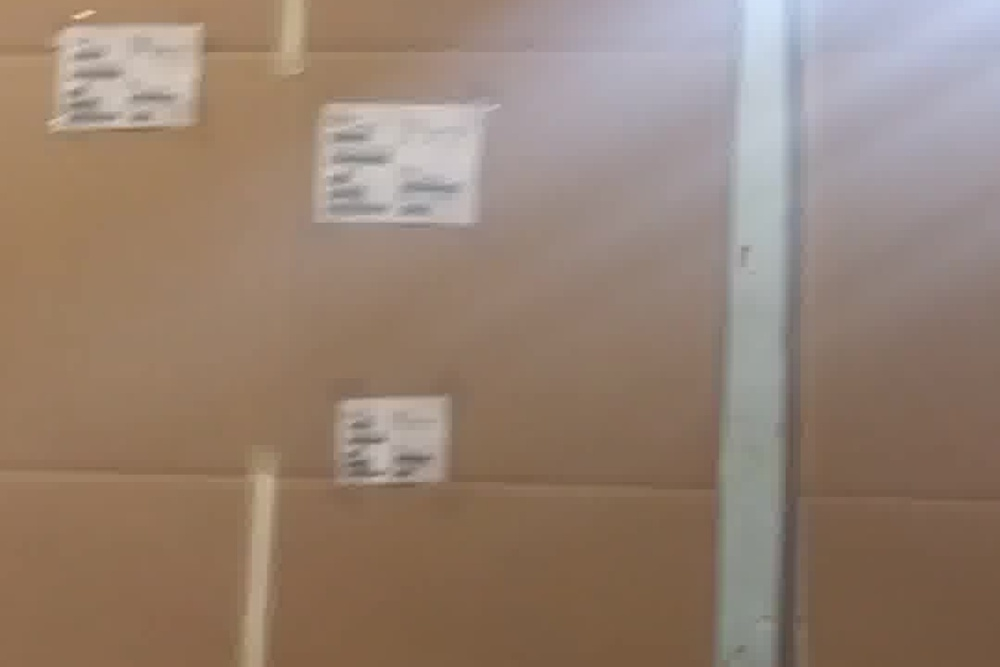
#> input picture data/506.jpg, 1000 x 667 px, shrunk from 1535 x 1024 before the run, found by its file name
$ python sol.py   (Python 2 division)   (older library calls are emulated)
#> lines starting #> are read from the running program, lines starting #| are printed output that depends on the picture; after the words box and inside, x2 and y2 are one past the last pixel; in counts of white or black regions, pixels touching at a corner belong together
import collections

import numpy as np
import cv2

# Params
sensitivity = 80
max_aspect = 0.5

# Setup Constructs
lower_white = np.array([0, 0, 255 - sensitivity])
upper_white = np.array([255, sensitivity, 255])
kernel = np.ones((5, 5), np.uint8)
bigkernel = np.ones((10, 10), np.uint8)
out_data = collections.namedtuple('out_data', 'uv theta p a mu')


frame = cv2.imread("data\\506.jpg")
#> frame is the input picture: shape (667, 1000, 3); mean B, G, R 113.8, 128.9, 149.5
hsv = cv2.cvtColor(frame, cv2.COLOR_BGR2HSV)
#> hsv: shape (667, 1000, 3); mean H, S, V 33.4, 70.2, 151.4
mask = cv2.inRange(hsv, lower_white, upper_white)
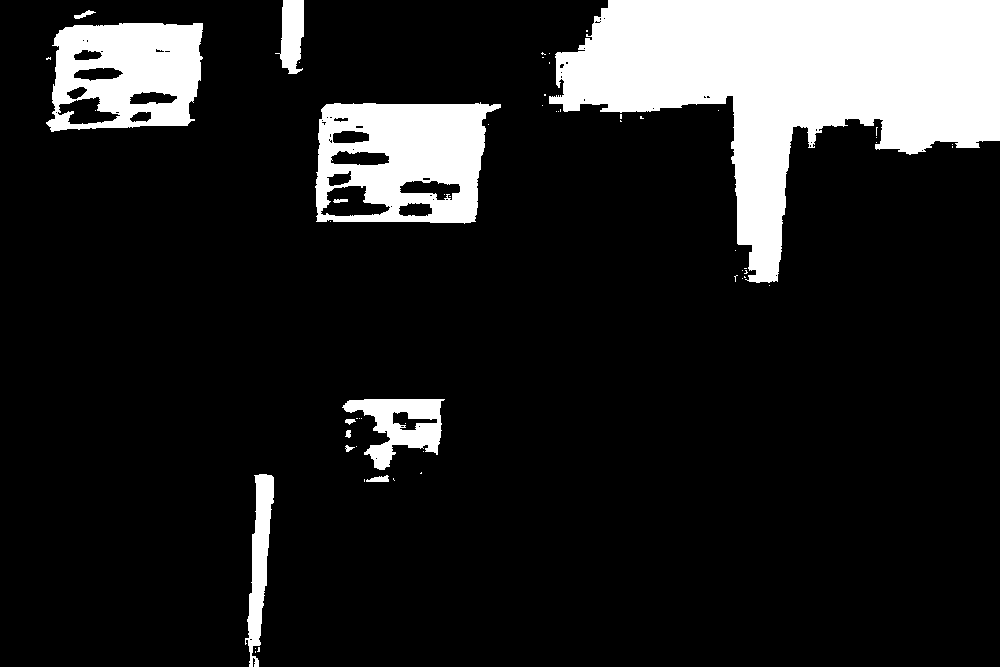
#> mask: shape (667, 1000); 14.5% white; 58 white regions (46 under 20 px), largest, box (x1, y1, x2, y2) and area: (549, 0, 1000, 283) 60383, (315, 102, 501, 224) 15725, (46, 23, 203, 132) 12415

# Remove noise
mask = cv2.morphologyEx(mask, cv2.MORPH_OPEN, kernel)
#> mask: shape (667, 1000); 14.3% white; 10 white regions (1 under 20 px), largest, box (x1, y1, x2, y2) and area: (549, 0, 1000, 282) 59994, (316, 103, 499, 223) 15393, (48, 23, 203, 131) 12215
# Fill blobs
mask = cv2.dilate(mask, bigkernel, iterations=2)
#> mask: shape (667, 1000); 20% white; 6 white regions, box (x1, y1, x2, y2) and area: (541, 0, 1000, 292) 70604, (308, 95, 509, 233) 25011, (40, 15, 213, 141) 19865, (336, 391, 451, 492) 8046, (240, 466, 284, 667) 6752, (272, 0, 314, 84) 3215
# Close blobs
mask = cv2.morphologyEx(mask, cv2.MORPH_CLOSE, bigkernel)
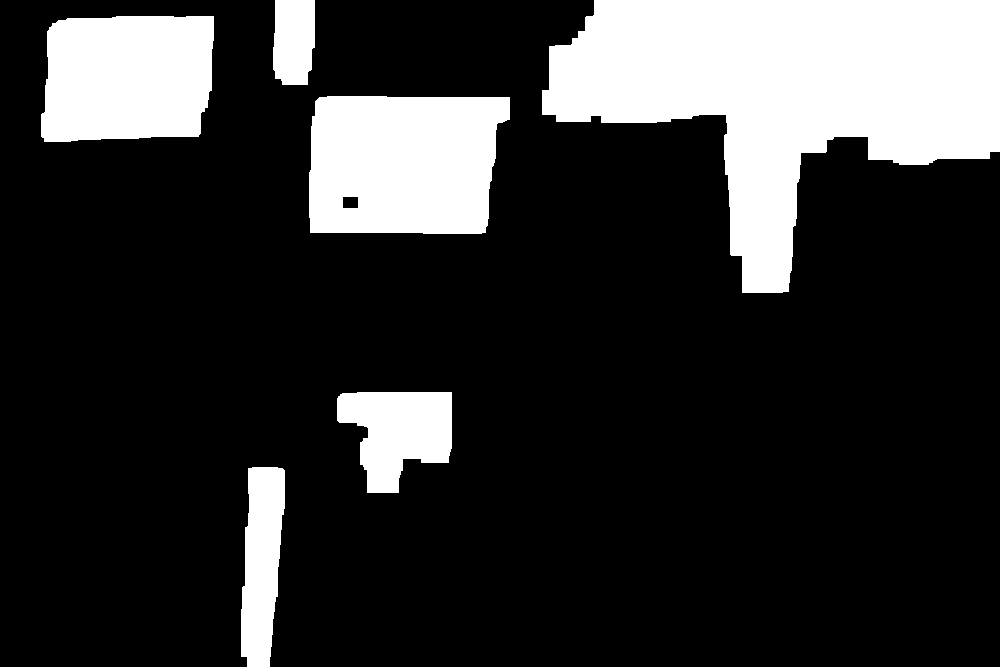
#> mask: shape (667, 1000); 20.1% white; 6 white regions

_, contours, hierarchy = cv2.findContours(mask, cv2.RETR_TREE, cv2.CHAIN_APPROX_SIMPLE)
#> contours = 7 contours; box (x1, y1, x2, y2) and area: (542, 0, 1000, 293) 70137, (309, 96, 510, 234) 24874, (41, 16, 214, 142) 19641, (337, 392, 452, 493) 7831, (241, 467, 285, 667) 6498, (273, 0, 315, 85) 3134, (342, 196, 359, 209) 190

# Filter contours for tags
ouput_contours = []
found_tags = []
for i, e in enumerate(contours):
	# Throw out small blobs
	if cv2.contourArea(e) < mask.size * 0.001:
		continue
	# Throw out big blobs
	if cv2.contourArea(e) > mask.size * 0.1:
		continue
	e = cv2.convexHull(e)
	tl, wh, theta = cv2.minAreaRect(e)
	# Throw out high aspect ratio blobs
	if max(wh) * max_aspect > min(wh):
		continue
	w, h = wh
	box = cv2.boxPoints((tl, wh, theta))
	ouput_contours.append(np.int0(box))

	# Confidence is the percent of the roi that is not black
	cmask = np.zeros(mask.shape, dtype=np.uint8)
	cv2.fillPoly(cmask, [np.int32(box)], 255)
	cmask = cv2.bitwise_and(cmask, mask)
	found_tags.append(
		out_data(uv=tl, theta=theta, p=2 * w + 2 * h, a=w * h,
				mu=1 - abs((h * w - np.count_nonzero(cmask)) / (h * w))))
#> this loop made 7 passes
#> (tl, wh, theta) on passes 1, 7: ((262, 566.5), (200.3, 37.98), -87.09), ((293.5, 42), (84, 41), -90)
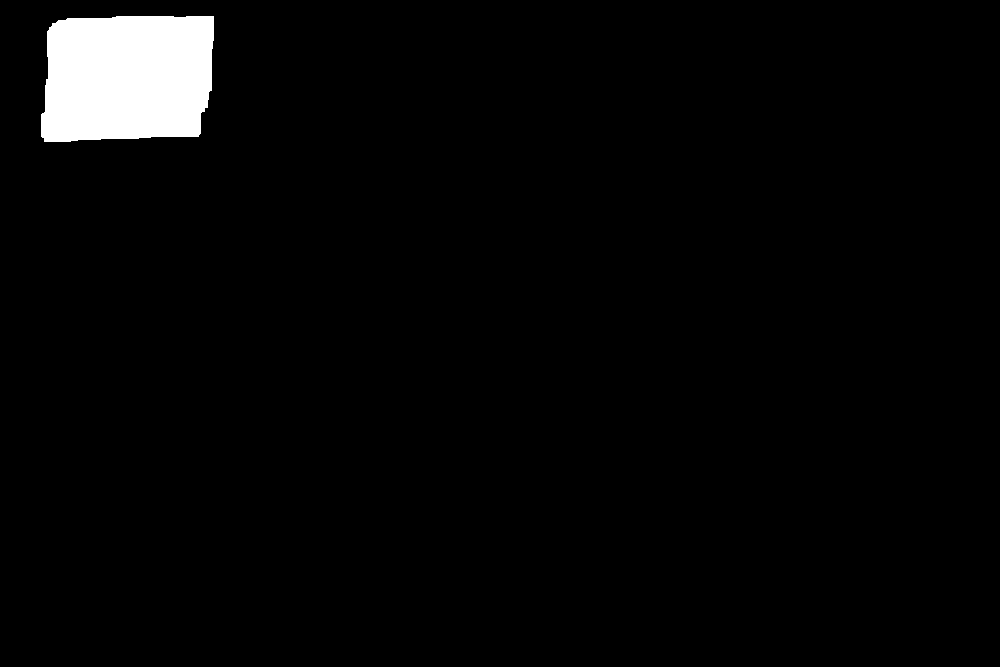
#> cmask: shape (667, 1000); 3% white; 1 white region, box (x1, y1, x2, y2) and area: (41, 16, 214, 142) 19923
#> after the loop, found_tags = [((394, 442), -90, 428, 11400, 0.706), ((408.8, 164.5), -89.53, 672.5, 27279.1, 0.918), ((127, 78.5), -90, 594, 21500, 0.927)]; ouput_contours = [[[451, 492], [337, 492], [337, 392], [451, 392]], [[508, 233], [308, 232], [309, 95], [509, 97]], [[213, 141], [41, 141], [41, 16], [213, 16]]]

contours = ouput_contours
#> contours has the same summary as ouput_contours

mask = cv2.merge((mask, mask, mask))
#> mask: shape (667, 1000, 3); 20.1% white; 6 white regions, box (x1, y1, x2, y2) and area: (542, 0, 1000, 293) 70906, (309, 96, 510, 234) 25033, (41, 16, 214, 142) 19923, (337, 392, 452, 493) 8046, (241, 467, 285, 667) 6729, (273, 0, 315, 85) 3255

mask = cv2.drawContours(mask, contours, -1, (0, 255, 0), 3)
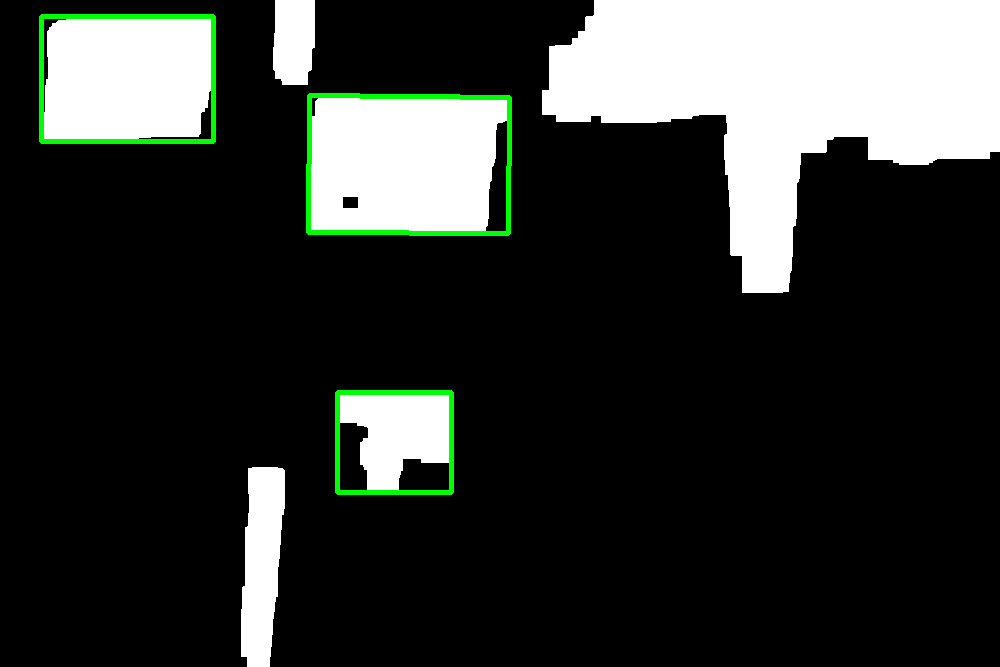
#> mask: shape (667, 1000, 3); mean of channels 0, 1, 2 50.2, 53.5, 50.2; drawn as B, G, R
frame = cv2.drawContours(frame, contours, -1, (0, 255, 0), 3)
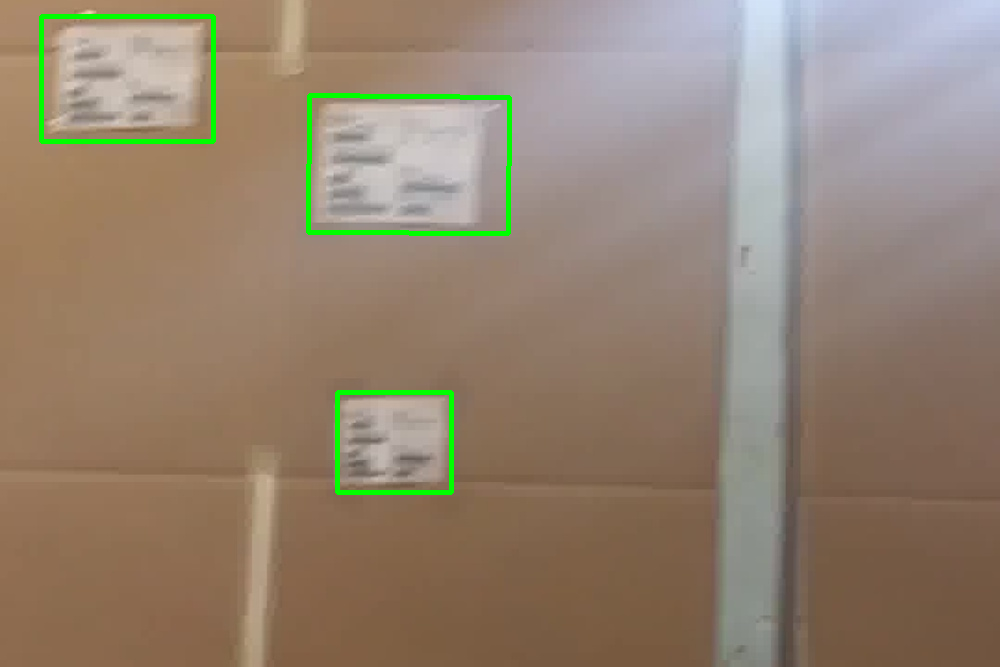
#> frame: shape (667, 1000, 3); 1.27% of pixels changed, all inside (x1, y1, x2, y2) = (39, 14, 512, 495)

for item in found_tags:
	print item
#> this loop made 3 passes
#> item on passes 1 to 3: ((394, 442), -90, 428, 11400, 0.706), ((408.8, 164.5), -89.53, 672.5, 27279.1, 0.918), ((127, 78.5), -90, 594, 21500, 0.927)
#> (printed output is left out)

cv2.imshow('frame', frame)
cv2.imshow('mask', mask)

cv2.imwrite('frame2.png', frame)
cv2.imwrite('mask2.png', mask)

cv2.waitKey(0)

$ run again, with data/216.jpg copied over data/506.jpg
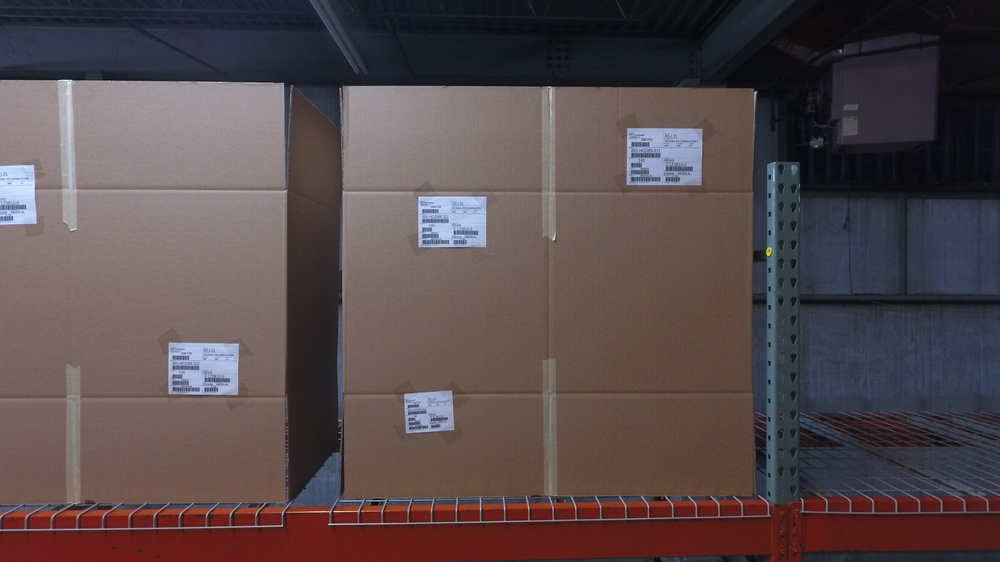
#> input picture data/216.jpg, 1000 x 562 px, shrunk from 2000 x 1125 before the run, found by its file name
#> frame is the input picture: shape (562, 1000, 3); mean B, G, R 75.7, 73.8, 86.9
#> hsv: shape (562, 1000, 3); mean H, S, V 63.2, 74.3, 93.6
#> `mask = cv2.morphologyEx(mask, cv2.MORPH_CLOSE, bigkernel)`:
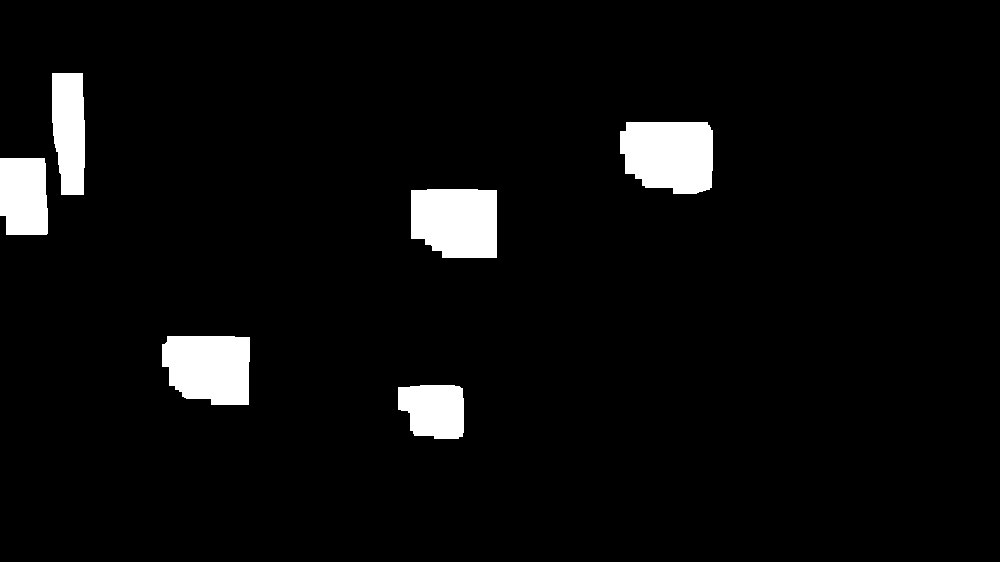
#> mask: shape (562, 1000); 4.8% white; 6 white regions
#> `_, contours, hierarchy = cv2.findContours(mask, cv2.RETR_TREE, cv2.CHA..`: contours = 6 contours; box (x1, y1, x2, y2) and area: (620, 122, 713, 194) 5692, (411, 189, 497, 258) 5322, (162, 336, 250, 405) 5168, (52, 73, 85, 195) 3392, (0, 158, 48, 235) 3368, (398, 385, 464, 439) 2954
#> the loop `for i, e in enumerate(contours):` made 6 passes
#> (tl, w, h, box) on passes 1 to 5: ((430.5, 411.5), 53, 65, [[463, 438], [398, 438], [398, 385], [463, 385]]), ((205.5, 370), 68, 87, [[249, 404], [162, 404], [162, 336], [249, 336]]), ((453.5, 223), 68, 85, [[496, 257], [411, 257], [411, 189], [496, 189]]), ((23.5, 196), 76, 47, [[47, 234], [-2.33e-15, 234], [0, 158], [47, 158]]), ((666, 157.5), 71, 92, [[712, 193], [620, 193], [620, 122], [712, 122]])
#> after the loop `for i, e in enumerate(contours):`: found_tags = [((430.5, 411.5), -90, 236, 3445, 0.89), ((205.5, 370), -90, 310, 5916, 0.899), ((453.5, 223), -90, 306, 5780, 0.947), ((23.5, 196), -90, 246, 3572, 0.977), ((666, 157.5), -90, 326, 6532, 0.895)]; ouput_contours = [[[463, 438], [398, 438], [398, 385], [463, 385]], [[249, 404], [162, 404], [162, 336], [249, 336]], [[496, 257], [411, 257], [411, 189], [496, 189]], [[47, 234], [0, 234], [0, 158], [47, 158]], [[712, 193], [620, 193], [620, 122], [712, 122]]]
#> `contours = ouput_contours`: contours has the same summary as ouput_contours
#> `frame = cv2.drawContours(frame, contours, -1, (0, 255, 0), 3)`:
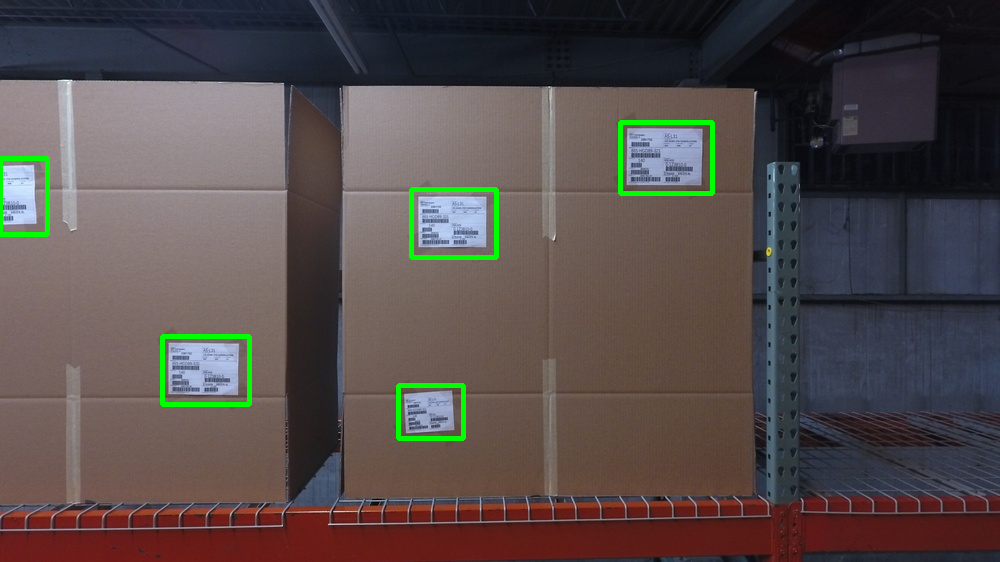
#> frame: shape (562, 1000, 3); 1.23% of pixels changed, all inside (x1, y1, x2, y2) = (0, 120, 715, 441)
#> the loop `for item in found_tags:` made 5 passes
#> item on passes 1 to 5: ((430.5, 411.5), -90, 236, 3445, 0.89), ((205.5, 370), -90, 310, 5916, 0.899), ((453.5, 223), -90, 306, 5780, 0.947), ((23.5, 196), -90, 246, 3572, 0.977), ((666, 157.5), -90, 326, 6532, 0.895)
#> (printed output is left out)
